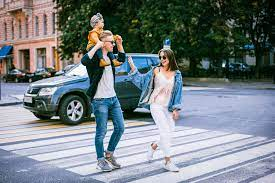
#> input picture pedestrians.jpeg, 275 x 183 px
$ jupyter execute human_detect.ipynb
#> lines starting #> are read from the running program, lines starting #| are printed output that depends on the picture; after the words box and inside, x2 and y2 are one past the last pixel; in counts of white or black regions, pixels touching at a corner belong together; long printed decimals are rounded
[cell 1]
import argparse

import cv2
import imutils
import numpy as np

[cell 2]
filename = 'pedestrians.jpeg'

def main():

  # Create a HOGDescriptor object
  hog = cv2.HOGDescriptor()

  # Initialize the People Detector
  hog.setSVMDetector(cv2.HOGDescriptor_getDefaultPeopleDetector())

  # Load an image
  image = cv2.imread(filename)
#> image is the input picture: shape (183, 275, 3); mean B, G, R 130.4, 126.3, 117

  # Detect people
  # image: Source image
  # winStride: step size in x and y direction of the sliding window
  # padding: no. of pixels in x and y direction for padding of sliding window
  # scale: Detection window size increase coefficient
  # bounding_boxes: Location of detected people
  # weights: Weight scores of detected people
  (bounding_boxes, weights) = hog.detectMultiScale(image,
                                                   winStride=(4, 4),
                                                   padding=(8, 8),
                                                   scale=1.05)
#> bounding_boxes = [[128, 34, 71, 142], [65, 20, 81, 163]]; weights = [0.78, 0.934]
  print('bounding_boxes',bounding_boxes)
#| bounding_boxes [[128  34  71 142]
#|  [ 65  20  81 163]]
  print('weights',weights)
#| weights [0.7797 0.9338]

  # Draw bounding boxes on the image
  for (x, y, w, h) in bounding_boxes:
    cv2.rectangle(image,
                  (x, y),
                  (x + w, y + h),
                  (0, 0, 255),
                   4)
#> this loop made 2 passes
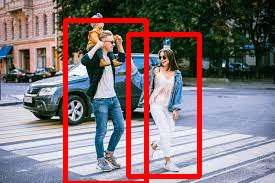
#> image: shape (183, 275, 3); 8.43% of pixels changed, all inside (x1, y1, x2, y2) = (63, 18, 202, 183)

  # Create the output file name by removing the '.jpg' part
  size = len(filename)
  new_filename = filename[:size - 4]
  new_filename = new_filename + '_detect.jpg'

  # Save the new image in the working directory
  cv2.imwrite(new_filename, image)

  # Display the image
  cv2.imshow("Image", image)

  # Display the window until any key is pressed
  cv2.waitKey(0)

  # Close all windows
  cv2.destroyAllWindows()


$ run again, with pedestrians._detect.jpg copied over pedestrians.jpeg
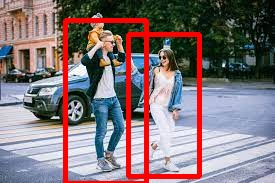
#> input picture pedestrians._detect.jpg, 275 x 183 px
#> in main, image is the input picture: shape (183, 275, 3); mean B, G, R 119.8, 115.7, 129.1
#> bounding_boxes = [[67, 21, 80, 160]]; weights = [0.208]
#| bounding_boxes [[ 67  21  80 160]]
#| weights [0.2085]
#> the loop in main, `for (x, y, w, h) in bounding_boxes:` made 1 pass
#> after the loop in main, `for (x, y, w, h) in bounding_boxes:`:
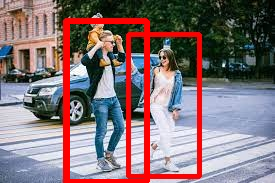
#> image: shape (183, 275, 3); 4.58% of pixels changed, all inside (x1, y1, x2, y2) = (65, 19, 150, 183)
